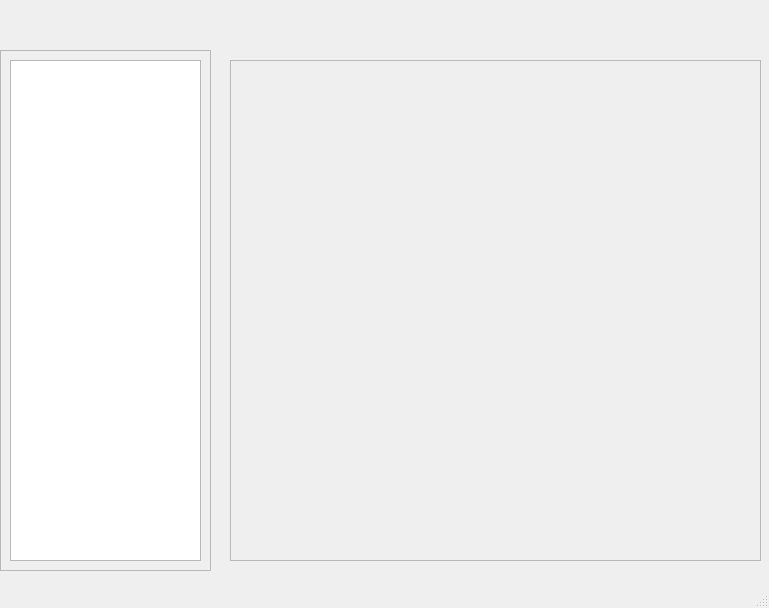
<?xml version="1.0" encoding="UTF-8"?>
<ui version="4.0">
 <class>MainWindow</class>
 <widget class="QMainWindow" name="MainWindow">
  <property name="geometry">
   <rect>
    <x>0</x>
    <y>0</y>
    <width>769</width>
    <height>608</height>
   </rect>
  </property>
  <property name="windowTitle">
   <string>MainWindow</string>
  </property>
  <widget class="QWidget" name="centralwidget">
   <widget class="QScrollArea" name="scrollArea">
    <property name="geometry">
     <rect>
      <x>0</x>
      <y>50</y>
      <width>211</width>
      <height>521</height>
     </rect>
    </property>
    <property name="widgetResizable">
     <bool>true</bool>
    </property>
    <widget class="QWidget" name="scrollAreaWidgetContents_2">
     <property name="geometry">
      <rect>
       <x>0</x>
       <y>0</y>
       <width>209</width>
       <height>519</height>
      </rect>
     </property>
     <layout class="QVBoxLayout" name="verticalLayout_2">
      <item>
       <widget class="QListWidget" name="listWidget">
        <property name="selectionMode">
         <enum>QAbstractItemView::MultiSelection</enum>
        </property>
       </widget>
      </item>
     </layout>
    </widget>
   </widget>
   <widget class="QFrame" name="frame">
    <property name="geometry">
     <rect>
      <x>230</x>
      <y>60</y>
      <width>531</width>
      <height>501</height>
     </rect>
    </property>
    <property name="frameShape">
     <enum>QFrame::StyledPanel</enum>
    </property>
    <property name="frameShadow">
     <enum>QFrame::Raised</enum>
    </property>
    <widget class="QLabel" name="img">
     <property name="geometry">
      <rect>
       <x>40</x>
       <y>30</y>
       <width>47</width>
       <height>13</height>
      </rect>
     </property>
     <property name="text">
      <string/>
     </property>
    </widget>
   </widget>
  </widget>
  <widget class="QMenuBar" name="menubar">
   <property name="geometry">
    <rect>
     <x>0</x>
     <y>0</y>
     <width>769</width>
     <height>21</height>
    </rect>
   </property>
  </widget>
  <widget class="QStatusBar" name="statusbar"/>
 </widget>
 <resources/>
 <connections/>
</ui>
